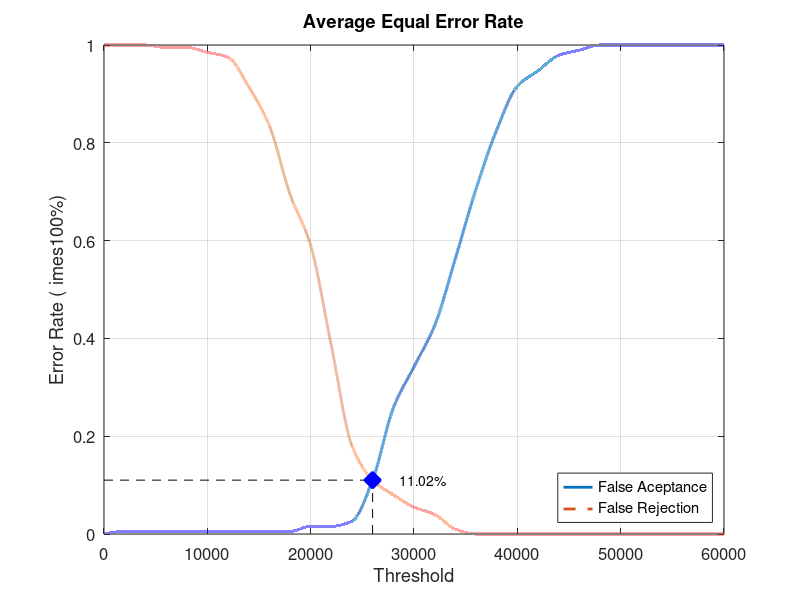
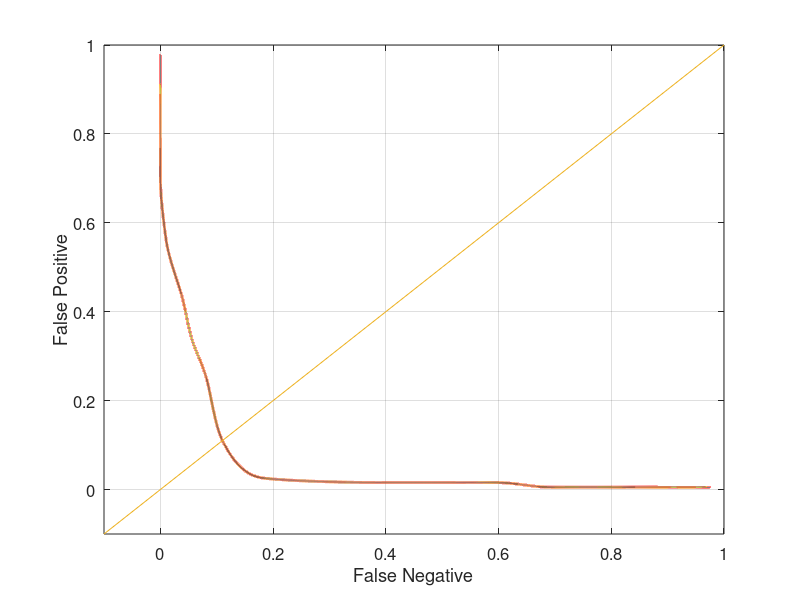

These charts were generated, in order, by the following MATLAB code:
close all;
clear;
clc;
x = 0:2000:60000;
xq = 0:0.5:60000;

y0 = [0 0.00526316 0.00526316 0.00526316 0.00526316 0.00526316 0.00526316 0.00526316 0.00526316 0.00526316 0.0157895 0.0157895 0.0263158 0.110526 0.257895 0.342105 0.426316 0.563158 0.705263 0.826316 0.915789 0.947368 0.978947 0.989474 1 1 1 1 1 1 1]
yy0 = interp1(x, y0, xq, 'pchip');
y1 = [1 1 1 0.995 0.995 0.985 0.975 0.915 0.835 0.695 0.59 0.385 0.18 0.11 0.08 0.055 0.04 0.01 0 0 0 0 0 0 0 0 0 0 0 0 0]
yy1 = interp1(x, y1, xq, 'pchip');

% Calculating EER: 
y2 = abs(y0 - y1);
find(y2 == min(y2))
yy2 = abs(yy0 - yy1);
xEER = find(yy2 == min(yy2));
xEERIndex = xq(xEER) % X-axis EER
yEER = yy0(xEER) % Y-axis EER

main = figure
plot(xq, yy0,'-','LineWidth', 2);	hold on
plot(xq, yy1,'--','LineWidth', 2);	hold on
plot([xEERIndex xEERIndex], [0 yEER], 'k--');	hold on
plot([0 xEERIndex], [yEER yEER], 'k--');	hold on
plot(xEERIndex, yEER, 'bx', 'LineWidth', 10);	hold on
text(xEERIndex + 10 * xEERIndex / 100, yEER, [num2str(round((10000 * yEER)) / 100) '%'])
legend('False Aceptance', 'False Rejection', 'Location', 'SouthEast')
xlabel('Threshold')
ylabel('Error Rate (	imes100%)')
title('Average Equal Error Rate')
set(gca, 'FontSize', 12)
axis([0 60000 0 1])
grid on

print(main, 'Database1_4Main', '-dpng');
FNRxFPR = figure('Color', [1 1 1]);
plot(yy1, yy0, '-', yy1, yy0, 'LineWidth', 2);
hold on
y = -0.1:0.1:1
plot(y, y); 
set(gca, 'FontSize', 12)
xlabel('False Negative')
ylabel('False Positive')
axis([-0.1 1 -0.1 1])
set(gca, 'FontSize', 12)
grid on

print(FNRxFPR, 'Database1_4FNRxFPR','-dpng');
